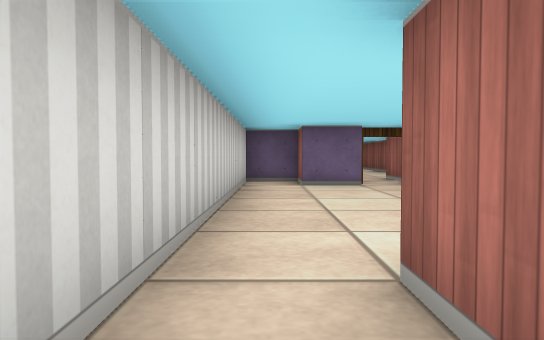
[1] (above)

13 first-person views from a walk through a cub3D level. The camera is about half as high as the walls, tilts 2° down and sees 70° across. The floor is counted in squares. Each view is taken from the middle of a square. On the plan, view 1 faces up. The plan holds only what a view shows up to about 9 squares ahead; the rest is blank.

[2]
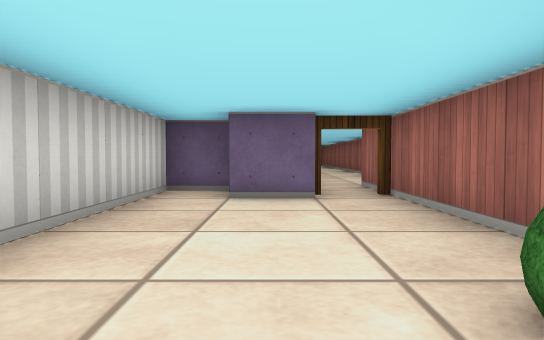

[3]
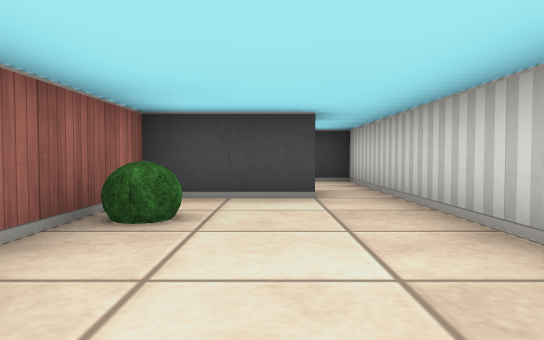

[4]
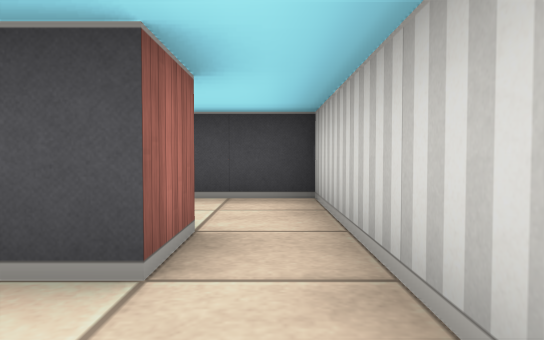

[5]
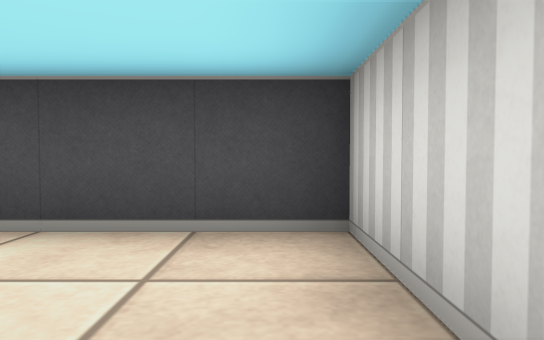

[6]
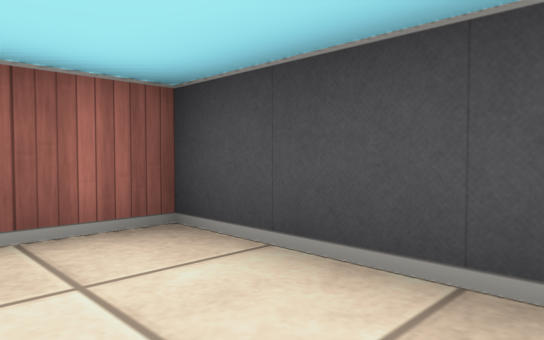

[7]
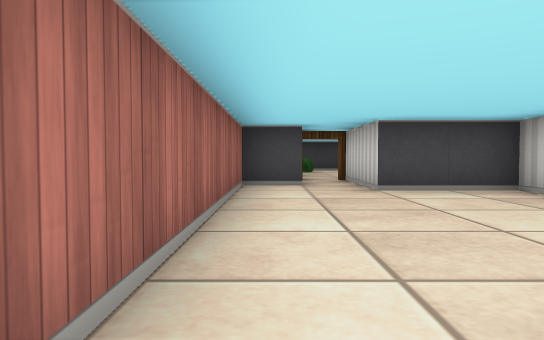

[8]
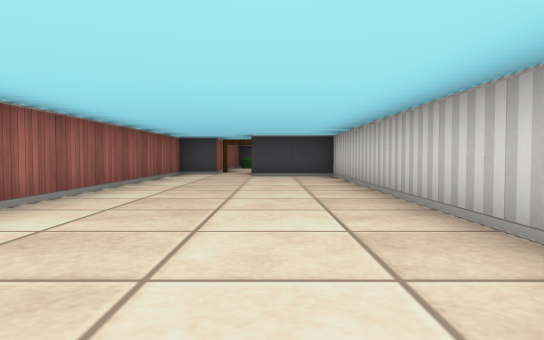

[9]
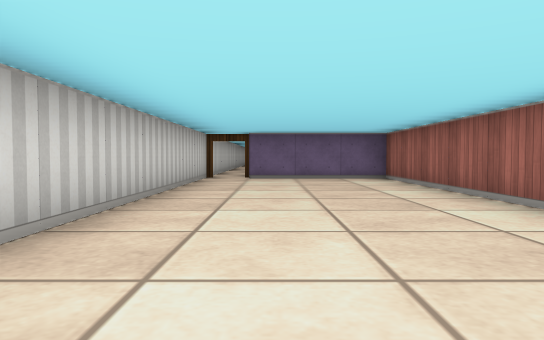

[10]
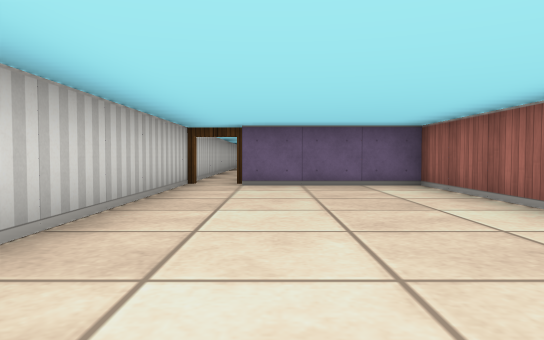

[11]
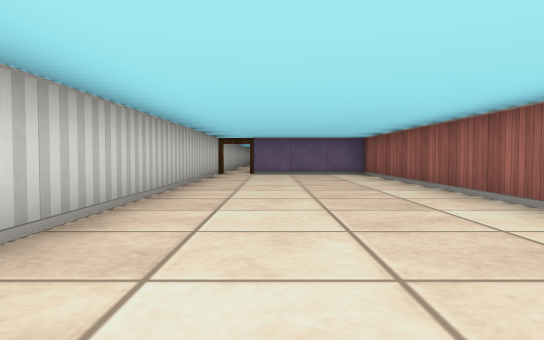

[12]
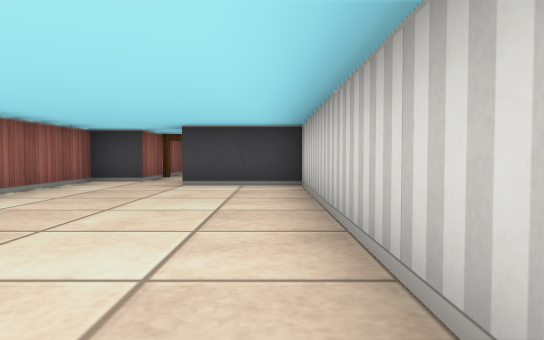

[13]
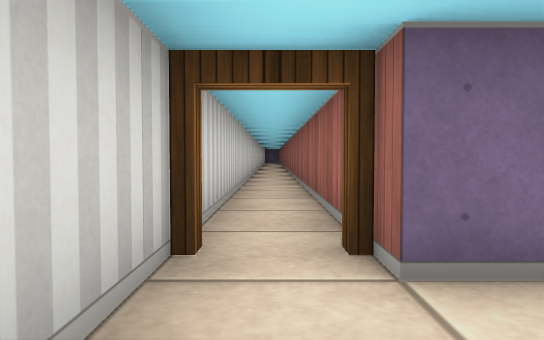

### Floor plan
Points are (right, up) in squares from view 1. A wall is a line through its corners. A room is listed if a view was taken in it or the views show most of it. See-through windows are left out.
Room 1 (views 1, 5, 6)
walls: (0.5, 0.5) (0.5, 1.5); (-0.5, 1.5) (-0.5, -1.5) (2.5, -1.5) (2.5, -0.4)
ways out: opening at (0, 1) to room 2
Room 2 (views 2, 3, 4)
walls: (0.5, 1.5) (2.5, 1.5) (2.5, 7); (1.6, 6.5) (0.5, 6.5) (0.5, 7.5) (-0.5, 7.5) (-0.5, 1.5)
ways out: opening at (0, 1) to room 1; open door at (2, 7) to room 3
objects: bush (2, 3)
Room 3 (views 7, 8, 9, 10, 11, 12, 13)
walls: (-0.5, 22) (-0.5, 9.5) (1.5, 9.5) (1.5, 6.9); (2.5, 7) (2.5, 8.5) (3.5, 8.5) (3.5, 21.5) (0.5, 21.5)
ways out: open door at (2, 7) to room 2; open door at (0, 22)

Positions as (right, up) in squares from view 1, and headings:
1: (0, 0), facing up
2: (1, 2), facing up
3: (1, 6), facing down
4: (0, 3), facing down
5: (0, 1), facing down
6: (0, 0), facing down-right
7: (3, 15), facing down
8: (1, 19), facing down
9: (1, 13), facing up
10: (1, 15), facing up
11: (1, 11), facing up
12: (0, 16), facing down
13: (0, 20), facing up
